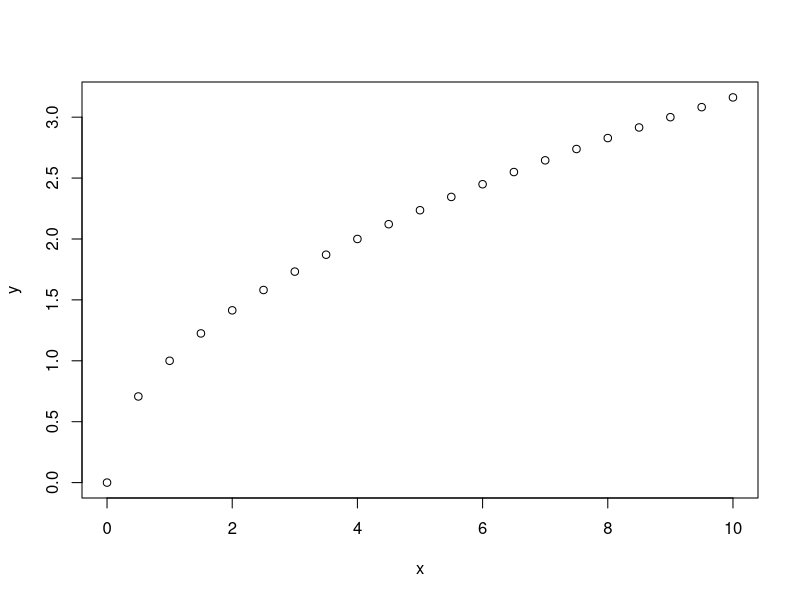
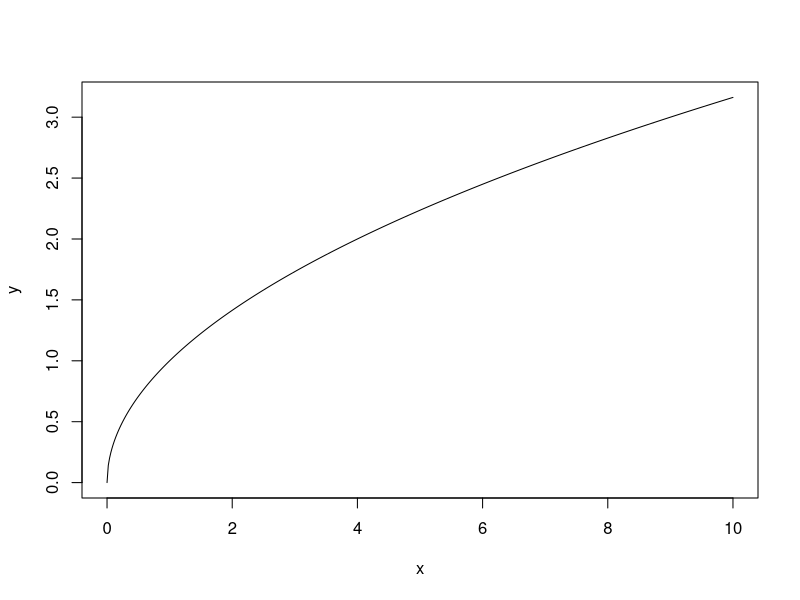
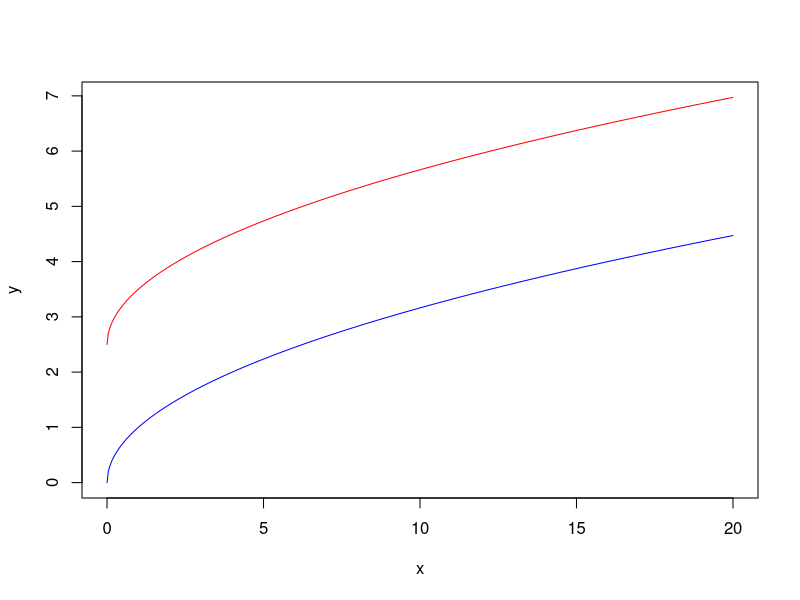

Here is the R script that generated these plots, in order:
## ---- chunk 1
knitr::opts_chunk$set(echo = TRUE)
knitr::opts_chunk$set(fig.pos = "!H", out.extra = "")
## ---- chunk 2
print(seq(0, 20, by = 0.2))
## ---- chunk 3
print(runif(1, min = 0, max = 10))
## ---- chunk 4
print(runif(10, min = 0, max = 10))
## ---- chunk 5
a <- c("Magnus Carlsen", "Hilary Hahn", "Linus Torvalds", "Persi Diaconis")
## ---- chunk 6
sample(a, 1)
## ---- chunk 7
x <- seq(0, 10, by = 0.5)
y <- sqrt(x)
plot(x, y)

## ---- chunk 8
x <- seq(0, 10, length.out = 500)
y <- sqrt(x)
plot(x, y, type = "l")

## ---- chunk 9
x <- seq(0, 20, length.out = 500)
y <- data.frame(
  y1 = sqrt(x),
  y2 = 2.5 + sqrt(x)
)
matplot(x, y, type = "l", col = c("blue", "red"), lty = 1)
